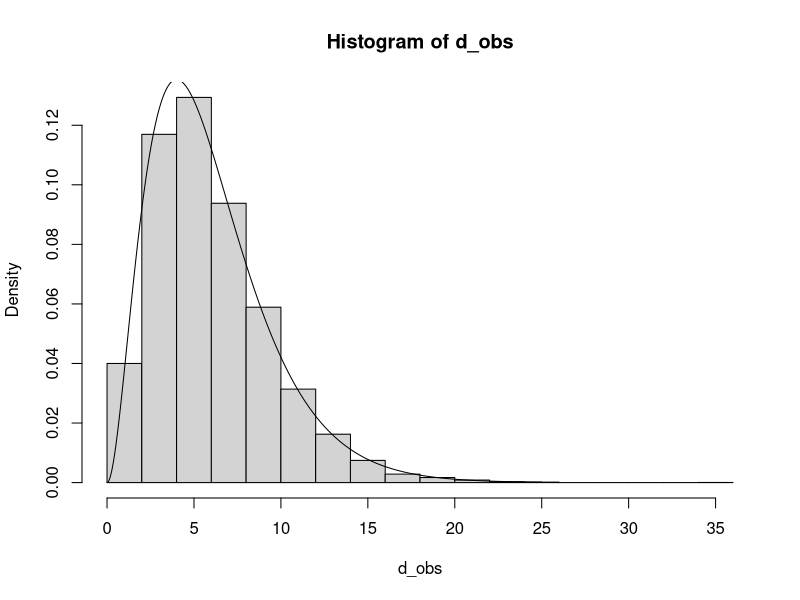

This chart was generated by the following R code:
# kontigenstabell og hypotesetest

# simulerer uavhengige A-er og B-er (H0 sann)
# og studerer fordelingen til observatoren D


r = 3
k = 4
pvec = c(0.2,0.3,0.5)
qvec = rep(0.25, 4)
n = 100

Apartition = paste0("A",c(1,2,3))
Apartition
Bpartition = paste0("B",c(1,2,3,4))

# En simulering av n forsøk:
avec = sample(Apartition,size = n, prob = pvec, replace = TRUE)
bvec = sample(Bpartition,size = n, prob = qvec, replace = TRUE)
Rvec = table(avec) # radsummer
Kvec = table(bvec) # kolonnesummer
outer(Rvec, Kvec, "*")/n # estimert forventet antall, under H0
table(avec,bvec)  # simulerte utfall (under H0)


nsim = 10000
d_obs = c()
for(s in 1:nsim){
  avec = sample(Apartition,size = n, prob = pvec, replace = TRUE)
  bvec = sample(Bpartition,size = n, prob = qvec, replace = TRUE)
  Rvec = table(avec)
  Kvec = table(bvec)
  Evec = c(outer(Rvec, Kvec, "*")/n) # RiKj/n som vektor
  Xvec = c(table(avec,bvec)) # observasjoner (tellinger) som vector
  d_obs[s] = sum((Xvec - Evec)^2/Evec)
}

dof = (3-1)*(4-1)

hist(d_obs, freq = FALSE)
lines(x = seq(0,25,0.001), y = dchisq(seq(0,25,0.001), dof))








# oppgave 10.5.10

tabGrades = 
  matrix(c(115,91,65,42,124,148,128,69,107,85,121,43,37,35,37,16),
         ncol = 4, nrow = 4,byrow = TRUE)

chisq.test(tabGrades, correct = FALSE)
?chisq.test

